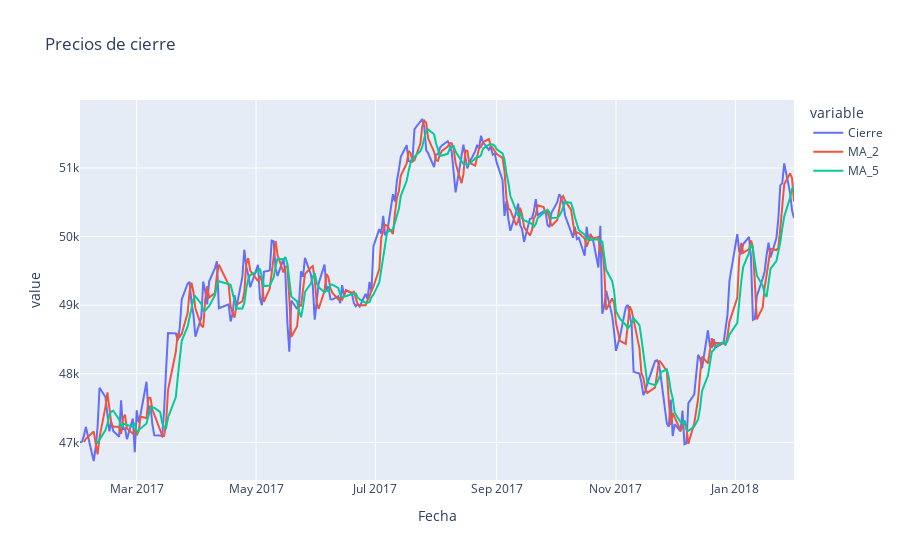

This figure's notebook cell:
### Code cell
fig = px.line(cierre, x = "Fecha", y = ["Cierre", 'MA_2', 'MA_5'], title = 'Precios de cierre')
fig.show()

### Figure 1 — Plotly figure (JSON) as saved in the notebook; plotly's stock layout.template omitted (floating-point values rounded to 4 significant figures; data arrays with more than 128 entries replaced by an {"elided": "..."} marker saying what was removed)
{"data": [{"hovertemplate": "variable=Cierre<br>Fecha=%{x}<br>value=%{y}<extra></extra>", "legendgroup": "Cierre", "line": {"color": "#636efa", "dash": "solid"}, "marker": {"symbol": "circle"}, "mode": "lines", "name": "Cierre", "orientation": "v", "showlegend": true, "type": "scatter", "x": {"elided": "252 str values"}, "xaxis": "x", "y": {"elided": "252 float values"}, "yaxis": "y"}, {"hovertemplate": "variable=MA_2<br>Fecha=%{x}<br>value=%{y}<extra></extra>", "legendgroup": "MA_2", "line": {"color": "#EF553B", "dash": "solid"}, "marker": {"symbol": "circle"}, "mode": "lines", "name": "MA_2", "orientation": "v", "showlegend": true, "type": "scatter", "x": {"elided": "252 str values"}, "xaxis": "x", "y": {"elided": "252 float values"}, "yaxis": "y"}, {"hovertemplate": "variable=MA_5<br>Fecha=%{x}<br>value=%{y}<extra></extra>", "legendgroup": "MA_5", "line": {"color": "#00cc96", "dash": "solid"}, "marker": {"symbol": "circle"}, "mode": "lines", "name": "MA_5", "orientation": "v", "showlegend": true, "type": "scatter", "x": {"elided": "252 str values"}, "xaxis": "x", "y": {"elided": "252 float values"}, "yaxis": "y"}], "layout": {"legend": {"title": {"text": "variable"}, "tracegroupgap": 0}, "title": {"text": "Precios de cierre"}, "xaxis": {"anchor": "y", "domain": [0, 1], "title": {"text": "Fecha"}}, "yaxis": {"anchor": "x", "domain": [0, 1], "title": {"text": "value"}}}}
